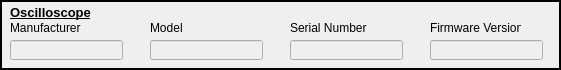
        <widget class="QFrame" name="frame_3">
            <property name="geometry">
                <rect>
                    <x>10</x>
                    <y>177</y>
                    <width>561</width>
                    <height>70</height>
                </rect>
            </property>
            <property name="frameShape">
                <enum>QFrame::Box</enum>
            </property>
            <property name="frameShadow">
                <enum>QFrame::Plain</enum>
            </property>
            <property name="lineWidth">
                <number>2</number>
            </property>
            <property name="midLineWidth">
                <number>1</number>
            </property>
            <widget class="QLineEdit" name="OSCOPE_MANUFACTURER_FIELD">
                <property name="enabled">
                    <bool>false</bool>
                </property>
                <property name="geometry">
                    <rect>
                        <x>10</x>
                        <y>40</y>
                        <width>113</width>
                        <height>20</height>
                    </rect>
                </property>
            </widget>
            <widget class="QLabel" name="label_12">
                <property name="geometry">
                    <rect>
                        <x>10</x>
                        <y>20</y>
                        <width>91</width>
                        <height>16</height>
                    </rect>
                </property>
                <property name="text">
                    <string>Manufacturer</string>
                </property>
            </widget>
            <widget class="QLineEdit" name="OSCOPE_MODELNUM_FIELD">
                <property name="enabled">
                    <bool>false</bool>
                </property>
                <property name="geometry">
                    <rect>
                        <x>150</x>
                        <y>40</y>
                        <width>113</width>
                        <height>20</height>
                    </rect>
                </property>
            </widget>
            <widget class="QLabel" name="label_13">
                <property name="geometry">
                    <rect>
                        <x>150</x>
                        <y>20</y>
                        <width>81</width>
                        <height>16</height>
                    </rect>
                </property>
                <property name="text">
                    <string>Model</string>
                </property>
            </widget>
            <widget class="QLabel" name="label_14">
                <property name="geometry">
                    <rect>
                        <x>290</x>
                        <y>20</y>
                        <width>81</width>
                        <height>16</height>
                    </rect>
                </property>
                <property name="text">
                    <string>Serial Number</string>
                </property>
            </widget>
            <widget class="QLineEdit" name="OSCOPE_SN_FIELD">
                <property name="enabled">
                    <bool>false</bool>
                </property>
                <property name="geometry">
                    <rect>
                        <x>290</x>
                        <y>40</y>
                        <width>113</width>
                        <height>20</height>
                    </rect>
                </property>
            </widget>
            <widget class="QLabel" name="label_15">
                <property name="geometry">
                    <rect>
                        <x>430</x>
                        <y>20</y>
                        <width>91</width>
                        <height>16</height>
                    </rect>
                </property>
                <property name="text">
                    <string>Firmware Version</string>
                </property>
            </widget>
            <widget class="QLineEdit" name="OSCOPE_FIRMWARE_V_FIELD">
                <property name="enabled">
                    <bool>false</bool>
                </property>
                <property name="geometry">
                    <rect>
                        <x>430</x>
                        <y>40</y>
                        <width>113</width>
                        <height>20</height>
                    </rect>
                </property>
            </widget>
            <widget class="QLabel" name="label_17">
                <property name="geometry">
                    <rect>
                        <x>10</x>
                        <y>5</y>
                        <width>141</width>
                        <height>16</height>
                    </rect>
                </property>
                <property name="autoFillBackground">
                    <bool>false</bool>
                </property>
                <property name="frameShape">
                    <enum>QFrame::NoFrame</enum>
                </property>
                <property name="frameShadow">
                    <enum>QFrame::Plain</enum>
                </property>
                <property name="lineWidth">
                    <number>0</number>
                </property>
                <property name="midLineWidth">
                    <number>0</number>
                </property>
                <property name="text">
                    <string>&lt;html&gt;&lt;head/&gt;&lt;body&gt;&lt;p&gt;&lt;span style=&quot; font-size:10pt;
                        font-weight:600; text-decoration: underline;&quot;&gt;Oscilloscope&lt;/span&gt;&lt;/p&gt;&lt;/body&gt;&lt;/html&gt;
                    </string>
                </property>
                <property name="openExternalLinks">
                    <bool>false</bool>
                </property>
            </widget>
        </widget>
